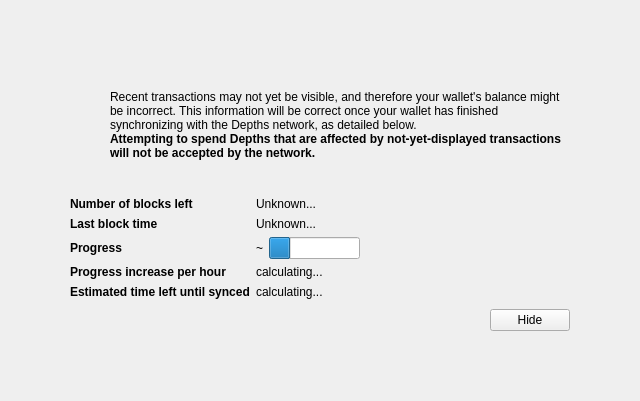
<?xml version="1.0" encoding="UTF-8"?>
<ui version="4.0">
 <class>ModalOverlay</class>
 <widget class="ModalOverlay" name="ModalOverlay">
  <property name="geometry">
   <rect>
    <x>0</x>
    <y>0</y>
    <width>640</width>
    <height>401</height>
   </rect>
  </property>
  <property name="windowTitle">
   <string>Form</string>
  </property>
  <layout class="QVBoxLayout" name="verticalLayout" stretch="0">
   <property name="sizeConstraint">
    <enum>QLayout::SetDefaultConstraint</enum>
   </property>
   <property name="leftMargin">
    <number>0</number>
   </property>
   <property name="topMargin">
    <number>0</number>
   </property>
   <property name="rightMargin">
    <number>0</number>
   </property>
   <property name="bottomMargin">
    <number>0</number>
   </property>
   <item>
    <widget class="QWidget" name="bgWidget" native="true">
     <property name="styleSheet">
      <string notr="true"/>
     </property>
     <layout class="QVBoxLayout" name="verticalLayoutMain" stretch="0">
      <property name="leftMargin">
       <number>60</number>
      </property>
      <property name="topMargin">
       <number>60</number>
      </property>
      <property name="rightMargin">
       <number>60</number>
      </property>
      <property name="bottomMargin">
       <number>60</number>
      </property>
      <item>
       <widget class="QWidget" name="contentWidget" native="true">
        <property name="styleSheet">
         <string notr="true"/>
        </property>
        <layout class="QVBoxLayout" name="verticalLayoutSub" stretch="1,0,0,0,0">
         <property name="spacing">
          <number>0</number>
         </property>
         <property name="leftMargin">
          <number>10</number>
         </property>
         <property name="topMargin">
          <number>10</number>
         </property>
         <property name="rightMargin">
          <number>10</number>
         </property>
         <property name="bottomMargin">
          <number>10</number>
         </property>
         <item>
          <layout class="QHBoxLayout" name="horizontalLayoutIconText" stretch="0,1">
           <property name="topMargin">
            <number>20</number>
           </property>
           <item>
            <layout class="QVBoxLayout" name="verticalLayoutIcon">
             <property name="leftMargin">
              <number>0</number>
             </property>
             <item>
              <widget class="QPushButton" name="warningIcon">
               <property name="enabled">
                <bool>false</bool>
               </property>
               <property name="text">
                <string/>
               </property>
               <property name="icon">
                <iconset>
                 <normaloff>:/icons/warning</normaloff>
                 <disabledoff>:/icons/warning</disabledoff>:/icons/warning</iconset>
               </property>
               <property name="iconSize">
                <size>
                 <width>48</width>
                 <height>48</height>
                </size>
               </property>
               <property name="flat">
                <bool>true</bool>
               </property>
              </widget>
             </item>
             <item>
              <spacer name="verticalSpacerWarningIcon">
               <property name="orientation">
                <enum>Qt::Vertical</enum>
               </property>
               <property name="sizeHint" stdset="0">
                <size>
                 <width>20</width>
                 <height>40</height>
                </size>
               </property>
              </spacer>
             </item>
            </layout>
           </item>
           <item>
            <layout class="QVBoxLayout" name="verticalLayoutInfoText">
             <property name="leftMargin">
              <number>0</number>
             </property>
             <property name="topMargin">
              <number>0</number>
             </property>
             <item>
              <widget class="QLabel" name="infoText">
               <property name="text">
                <string>Recent transactions may not yet be visible, and therefore your wallet's balance might be incorrect. This information will be correct once your wallet has finished synchronizing with the Depths network, as detailed below.</string>
               </property>
               <property name="textFormat">
                <enum>Qt::RichText</enum>
               </property>
               <property name="wordWrap">
                <bool>true</bool>
               </property>
              </widget>
             </item>
             <item>
              <widget class="QLabel" name="infoTextStrong">
               <property name="font">
                <font>
                 <weight>75</weight>
                 <bold>true</bold>
                </font>
               </property>
               <property name="text">
                <string>Attempting to spend Depths that are affected by not-yet-displayed transactions will not be accepted by the network.</string>
               </property>
               <property name="textFormat">
                <enum>Qt::RichText</enum>
               </property>
               <property name="wordWrap">
                <bool>true</bool>
               </property>
              </widget>
             </item>
             <item>
              <spacer name="verticalSpacerInTextSpace">
               <property name="orientation">
                <enum>Qt::Vertical</enum>
               </property>
               <property name="sizeHint" stdset="0">
                <size>
                 <width>20</width>
                 <height>40</height>
                </size>
               </property>
              </spacer>
             </item>
            </layout>
           </item>
          </layout>
         </item>
         <item>
          <spacer name="verticalSpacerAfterText">
           <property name="orientation">
            <enum>Qt::Vertical</enum>
           </property>
           <property name="sizeHint" stdset="0">
            <size>
             <width>20</width>
             <height>40</height>
            </size>
           </property>
          </spacer>
         </item>
         <item>
          <layout class="QFormLayout" name="formLayout">
           <property name="fieldGrowthPolicy">
            <enum>QFormLayout::FieldsStayAtSizeHint</enum>
           </property>
           <property name="horizontalSpacing">
            <number>6</number>
           </property>
           <property name="verticalSpacing">
            <number>6</number>
           </property>
           <property name="topMargin">
            <number>10</number>
           </property>
           <item row="0" column="0">
            <widget class="QLabel" name="labelNumberOfBlocksLeft">
             <property name="font">
              <font>
               <weight>75</weight>
               <bold>true</bold>
              </font>
             </property>
             <property name="text">
              <string>Number of blocks left</string>
             </property>
            </widget>
           </item>
           <item row="0" column="1">
            <widget class="QLabel" name="numberOfBlocksLeft">
             <property name="text">
              <string>Unknown...</string>
             </property>
            </widget>
           </item>
           <item row="1" column="0">
            <widget class="QLabel" name="labelLastBlockTime">
             <property name="font">
              <font>
               <weight>75</weight>
               <bold>true</bold>
              </font>
             </property>
             <property name="text">
              <string>Last block time</string>
             </property>
            </widget>
           </item>
           <item row="1" column="1">
            <widget class="QLabel" name="newestBlockDate">
             <property name="sizePolicy">
              <sizepolicy hsizetype="Maximum" vsizetype="Preferred">
               <horstretch>0</horstretch>
               <verstretch>0</verstretch>
              </sizepolicy>
             </property>
             <property name="text">
              <string>Unknown...</string>
             </property>
            </widget>
           </item>
           <item row="2" column="0">
            <widget class="QLabel" name="labelSyncDone">
             <property name="font">
              <font>
               <weight>75</weight>
               <bold>true</bold>
              </font>
             </property>
             <property name="text">
              <string>Progress</string>
             </property>
            </widget>
           </item>
           <item row="2" column="1">
            <layout class="QHBoxLayout" name="horizontalLayoutSync" stretch="0,1">
             <item>
              <widget class="QLabel" name="percentageProgress">
               <property name="text">
                <string notr="true">~</string>
               </property>
              </widget>
             </item>
             <item>
              <widget class="QProgressBar" name="progressBar">
               <property name="value">
                <number>24</number>
               </property>
               <property name="format">
                <string/>
               </property>
              </widget>
             </item>
            </layout>
           </item>
           <item row="4" column="0">
            <widget class="QLabel" name="labelProgressIncrease">
             <property name="font">
              <font>
               <weight>75</weight>
               <bold>true</bold>
              </font>
             </property>
             <property name="text">
              <string>Progress increase per hour</string>
             </property>
            </widget>
           </item>
           <item row="4" column="1">
            <widget class="QLabel" name="progressIncreasePerH">
             <property name="text">
              <string>calculating...</string>
             </property>
            </widget>
           </item>
           <item row="5" column="0">
            <widget class="QLabel" name="labelEstimatedTimeLeft">
             <property name="font">
              <font>
               <weight>75</weight>
               <bold>true</bold>
              </font>
             </property>
             <property name="text">
              <string>Estimated time left until synced</string>
             </property>
            </widget>
           </item>
           <item row="5" column="1">
            <widget class="QLabel" name="expectedTimeLeft">
             <property name="text">
              <string>calculating...</string>
             </property>
            </widget>
           </item>
          </layout>
         </item>
         <item>
          <layout class="QHBoxLayout" name="horizontalLayoutButtons">
           <property name="leftMargin">
            <number>10</number>
           </property>
           <property name="topMargin">
            <number>10</number>
           </property>
           <item>
            <spacer name="horizontalSpacer">
             <property name="orientation">
              <enum>Qt::Horizontal</enum>
             </property>
             <property name="sizeHint" stdset="0">
              <size>
               <width>40</width>
               <height>20</height>
              </size>
             </property>
            </spacer>
           </item>
           <item>
            <widget class="QPushButton" name="closeButton">
             <property name="text">
              <string>Hide</string>
             </property>
            </widget>
           </item>
          </layout>
         </item>
         <item>
          <layout class="QVBoxLayout" name="verticalLayout_2">
           <item>
            <spacer name="verticalSpacer">
             <property name="orientation">
              <enum>Qt::Vertical</enum>
             </property>
             <property name="sizeHint" stdset="0">
              <size>
               <width>20</width>
               <height>40</height>
              </size>
             </property>
            </spacer>
           </item>
          </layout>
         </item>
        </layout>
       </widget>
      </item>
     </layout>
    </widget>
   </item>
  </layout>
 </widget>
 <customwidgets>
  <customwidget>
   <class>ModalOverlay</class>
   <extends>QWidget</extends>
   <header>modaloverlay.h</header>
   <container>1</container>
  </customwidget>
 </customwidgets>
 <resources/>
 <connections/>
</ui>
